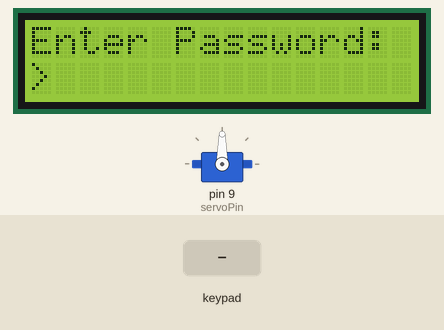
Recording of a sketch running on a simulated Arduino Uno, built with avr-gcc and run on an emulated ATmega328P. Shown: servo, 16×2 character LCD. The inputs (shaded band) are chosen by the test bench.

Above: at 1.2 s.
1.3 s: keypad keys 1 2 3 4 # pressed 0.4 s apart
At 3.9 s:
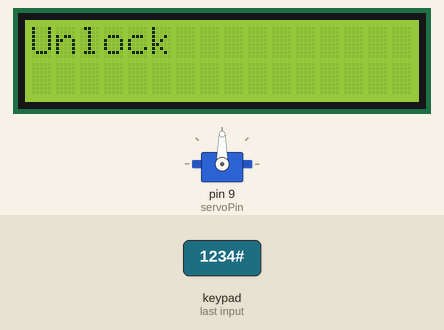
4.8 s: key '*' pressed
At 6.0 s:
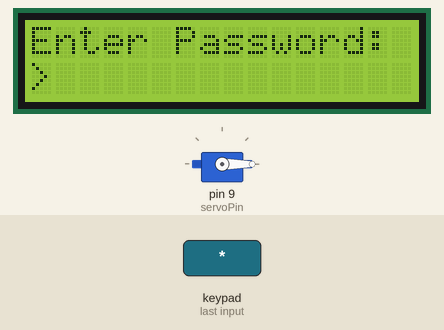
6.3 s: key '#' pressed
At 6.6 s:
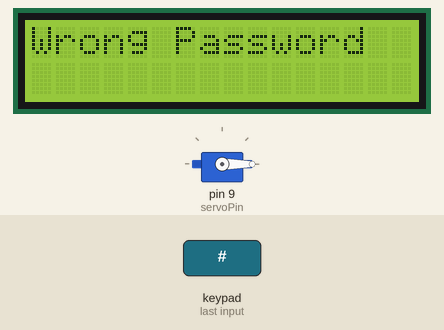
9.3 s: keypad keys 1 2 3 4 * pressed 0.4 s apart
At 12.2 s:
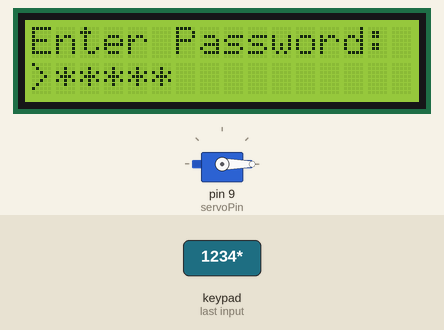
12.8 s: key '2' pressed
At 13.9 s:
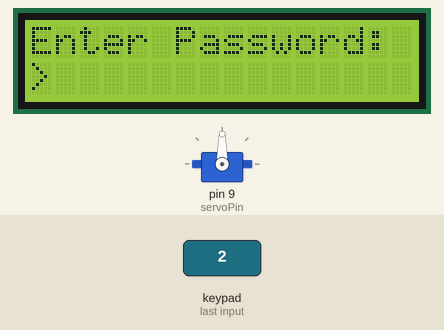
14.3 s: keypad keys 8 7 6 5 # pressed 0.4 s apart
At 14.5 s:
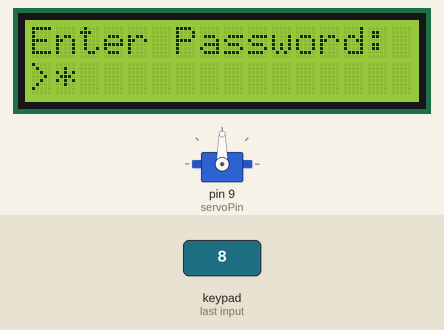
Timing chart, 0 to 17.3 s (numbered marks = the images above; inputs shaded):
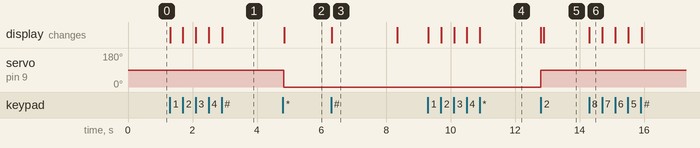

The sketch:

Door_Lock_System.ino
```cpp
#include <Servo.h>
#include <Keypad.h>
#include <Wire.h> // Include the Wire library for I2C communication
#include <LiquidCrystal_I2C.h> // Include the I2C LCD library

Servo doorServo;
LiquidCrystal_I2C lcd(0x27, 16, 2); // Change the address (0x27) to match your LCD's address

const int servoPin = 9;
const int numRows = 4;
const int numCols = 3;

char keypadKeys[numRows][numCols] = {
  {'1', '2', '3'},
  {'4', '5', '6'},
  {'7', '8', '9'},
  {'*', '0', '#'}
};

byte rowPins[numRows] = {8, 7, 6, 5}; //connect to the row pins (R0-R3) of the keypad
byte colPins[numCols] = {4, 3, 2}; //connect to the column pins (C0-C2) of the keypad


char password[] = "1234"; // Change this to your desired password
char enteredPassword[5]; // Store the entered password
int passwordIndex = 0;

const int unlockAngle = 90; // Angle to unlock the door
const int lockedAngle = 0;  // Angle to lock the door

Keypad keypad = Keypad(makeKeymap(keypadKeys),rowPins,colPins,numRows,numCols);

void setup() {
  doorServo.attach(servoPin);
  lcd.init(); // Initialize the LCD
  lcd.backlight(); // Turn on the backlight
  lcd.setCursor(0, 0);
  lcd.print("Enter Password:");
  lcd.setCursor(0, 1);
  lcd.print(">");
}

void loop() {
  char key = getKey();

  if (key != NO_KEY && key != '#') {
    enteredPassword[passwordIndex++] = key;
    lcd.setCursor(passwordIndex, 1);
    lcd.print('*');
  }

  if (key == '#') {
    enteredPassword[passwordIndex] = '\0'; // Null-terminate the entered password
    if (strcmp(enteredPassword, password) == 0) {
      unlockDoor();
      lcd.clear();
      lcd.setCursor(0, 0);
      lcd.print("Unlock");
      while(getKey() != '*');
      lcd.print("Locking");
      lockDoor();
      lcd.clear();
      lcd.setCursor(0, 0);
      lcd.print("Enter Password:");
    } else {
      lcd.clear();
      lcd.setCursor(0, 0);
      lcd.print("Wrong Password");
      delay(2000); // Display "Wrong Password" for 2 seconds
      lcd.clear();
      lcd.setCursor(0, 0);
      lcd.print("Enter Password:");
    }
    clearPassword();
  }
}

char getKey() {
  char key = keypad.getKey();
  return key;
}

void unlockDoor() {
  doorServo.write(unlockAngle);
}

void lockDoor() {
  doorServo.write(lockedAngle);
}

void clearPassword() {
  passwordIndex = 0;
  memset(enteredPassword, 0, sizeof(enteredPassword));
  lcd.setCursor(0, 1);
  lcd.print("                "); // Clear the password display
  lcd.setCursor(0, 1);
  lcd.print(">");
}
```

Measured:
- after the input at 1.3 s, the display: first changes at once (image 1 shows a later state)
- after the input at 4.8 s, servo on pin 9 (servoPin): 90° → 0° at once; the display: changes at once (image 2)
- after the input at 6.3 s, the display: changes at once (image 3)
- after the input at 9.3 s, the display: first changes at once (image 4 shows a later state)
- after the input at 12.8 s, servo on pin 9 (servoPin): 0° → 90° at once; the display: first changes at once (image 5 shows a later state)
- after the input at 14.3 s, the display: changes at once (image 6)
- what the display in image 3 shows lasts 2.1 s, from 6.3 s to 8.4 s
